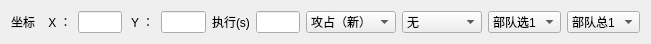
   <widget class="QWidget" name="horizontalLayoutWidget">
    <property name="geometry">
     <rect>
      <x>0</x>
      <y>0</y>
      <width>651</width>
      <height>41</height>
     </rect>
    </property>
    <layout class="QHBoxLayout" name="horizontalLayout_2">
     <item>
      <widget class="QLabel" name="label_3">
       <property name="text">
        <string>坐标 </string>
       </property>
      </widget>
     </item>
     <item>
      <widget class="QLabel" name="label_2">
       <property name="text">
        <string> X ：</string>
       </property>
      </widget>
     </item>
     <item>
      <widget class="QLineEdit" name="et_pos_x">
       <property name="inputMethodHints">
        <set>Qt::ImhDigitsOnly</set>
       </property>
      </widget>
     </item>
     <item>
      <widget class="QLabel" name="label">
       <property name="text">
        <string> Y ：</string>
       </property>
      </widget>
     </item>
     <item>
      <widget class="QLineEdit" name="et_pos_y"/>
     </item>
     <item>
      <widget class="QLabel" name="label_63">
       <property name="text">
        <string>执行(s)</string>
       </property>
      </widget>
     </item>
     <item>
      <widget class="QLineEdit" name="et_delay"/>
     </item>
     <item>
      <widget class="QComboBox" name="cbb">
       <property name="minimumSize">
        <size>
         <width>90</width>
         <height>0</height>
        </size>
       </property>
       <item>
        <property name="text">
         <string>攻占（新）</string>
        </property>
       </item>
       <item>
        <property name="text">
         <string>行军（新）</string>
        </property>
       </item>
       <item>
        <property name="text">
         <string>行军（敌）</string>
        </property>
       </item>
       <item>
        <property name="text">
         <string>攻占（敌）</string>
        </property>
       </item>
       <item>
        <property name="text">
         <string>行军（已）</string>
        </property>
       </item>
       <item>
        <property name="text">
         <string>驻守（己）</string>
        </property>
       </item>
       <item>
        <property name="text">
         <string>扫荡（已）</string>
        </property>
       </item>
       <item>
        <property name="text">
         <string>屯田（已）</string>
        </property>
       </item>
       <item>
        <property name="text">
         <string>驻守（营）</string>
        </property>
       </item>
       <item>
        <property name="text">
         <string>调动（营）</string>
        </property>
       </item>
       <item>
        <property name="text">
         <string>调动（盟）</string>
        </property>
       </item>
       <item>
        <property name="text">
         <string>驻守（盟）</string>
        </property>
       </item>
      </widget>
     </item>
     <item>
      <widget class="QComboBox" name="cb_qk">
       <property name="minimumSize">
        <size>
         <width>80</width>
         <height>0</height>
        </size>
       </property>
       <item>
        <property name="text">
         <string>无</string>
        </property>
       </item>
       <item>
        <property name="text">
         <string>快速分兵1</string>
        </property>
       </item>
       <item>
        <property name="text">
         <string>快速分兵2</string>
        </property>
       </item>
       <item>
        <property name="text">
         <string>快速分兵3</string>
        </property>
       </item>
       <item>
        <property name="text">
         <string>快速分兵4</string>
        </property>
       </item>
       <item>
        <property name="text">
         <string>快速分兵5</string>
        </property>
       </item>
      </widget>
     </item>
     <item>
      <widget class="QComboBox" name="cb_select_0">
       <item>
        <property name="text">
         <string>部队选1</string>
        </property>
       </item>
       <item>
        <property name="text">
         <string>部队选2</string>
        </property>
       </item>
       <item>
        <property name="text">
         <string>部队选3</string>
        </property>
       </item>
       <item>
        <property name="text">
         <string>部队选4</string>
        </property>
       </item>
       <item>
        <property name="text">
         <string>部队选5</string>
        </property>
       </item>
      </widget>
     </item>
     <item>
      <widget class="QComboBox" name="cb_sum_0">
       <item>
        <property name="text">
         <string>部队总1</string>
        </property>
       </item>
       <item>
        <property name="text">
         <string>部队总2</string>
        </property>
       </item>
       <item>
        <property name="text">
         <string>部队总3</string>
        </property>
       </item>
       <item>
        <property name="text">
         <string>部队总4</string>
        </property>
       </item>
       <item>
        <property name="text">
         <string>部队总5</string>
        </property>
       </item>
      </widget>
     </item>
    </layout>
   </widget>
